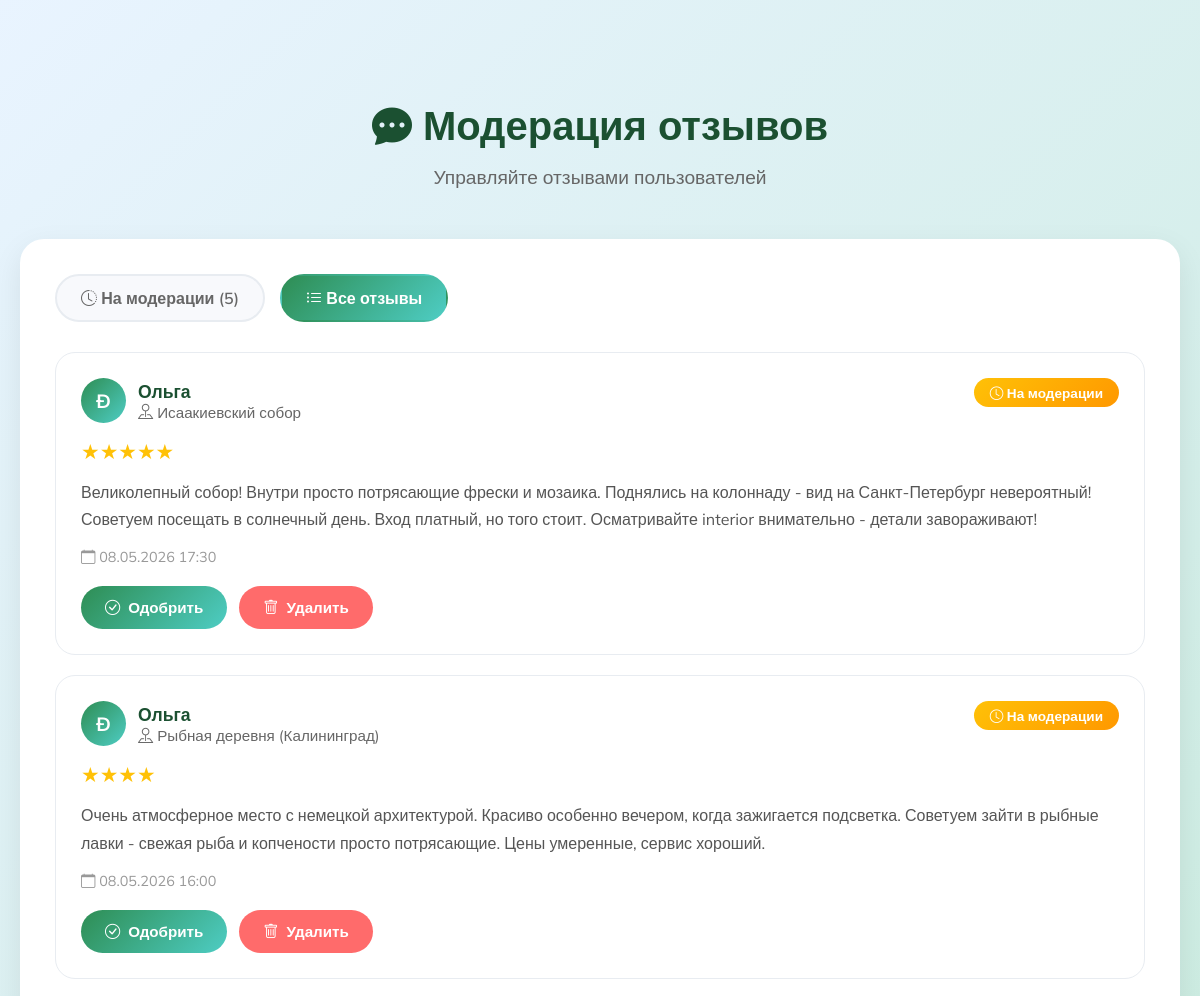
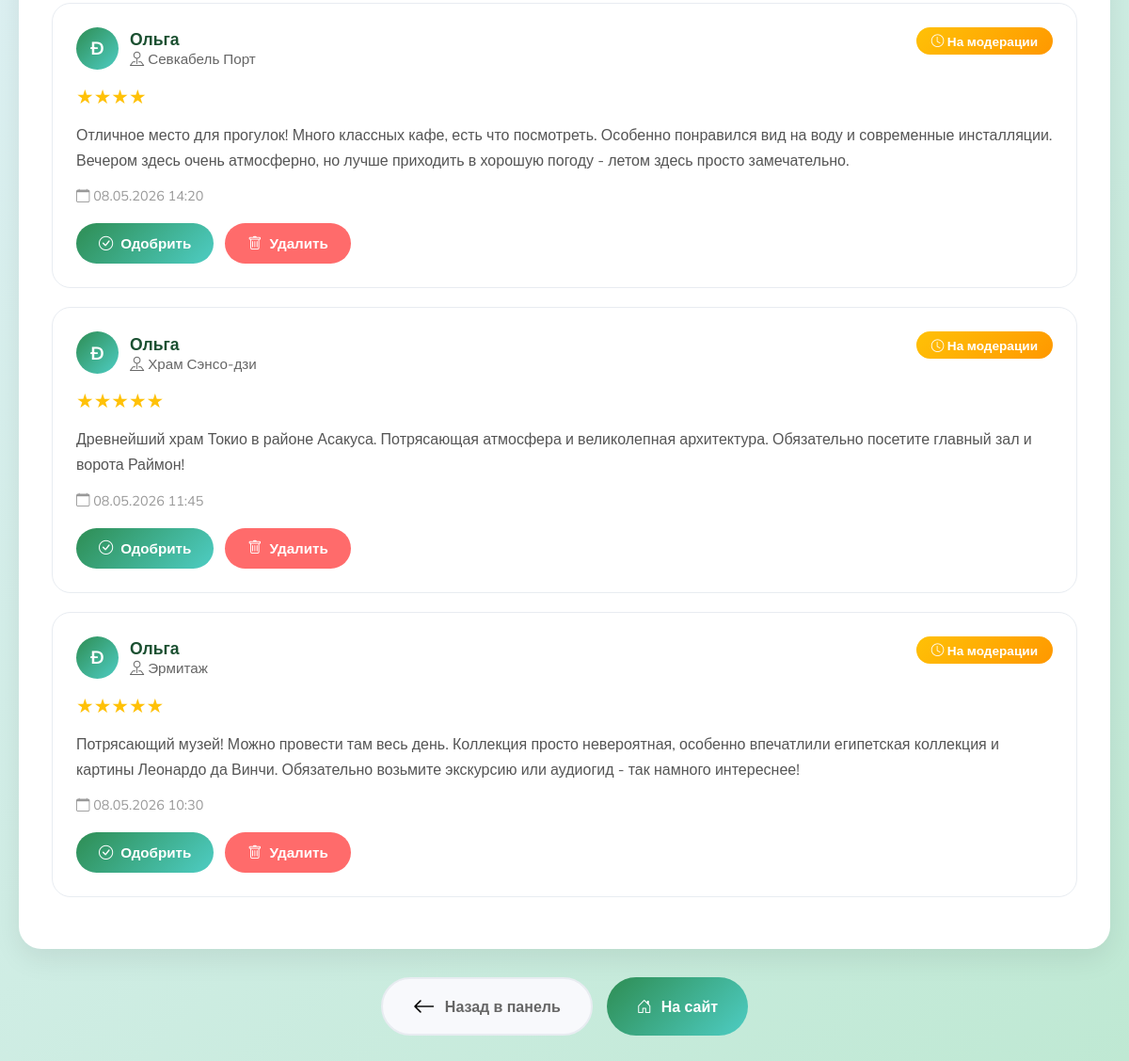
The app's page /admin/reviews.php?pending=1 (signed in) with its own data (2 pictures, top to bottom).
### tables this page shows
CREATE TABLE `reviews` (
  `id` int UNSIGNED NOT NULL,
  `user_id` int UNSIGNED NOT NULL,
  `place_name` varchar(255) NOT NULL,
  `review_text` text NOT NULL,
  `rating` int DEFAULT '5',
  `is_approved` tinyint(1) DEFAULT '0',
  `created_at` timestamp NULL DEFAULT CURRENT_TIMESTAMP,
  `updated_at` timestamp NULL DEFAULT CURRENT_TIMESTAMP ON UPDATE CURRENT_TIMESTAMP
);

CREATE TABLE `users` (
  `id` int UNSIGNED NOT NULL,
  `name` varchar(100) NOT NULL,
  `email` varchar(255) NOT NULL,
  `password` varchar(255) NOT NULL,
  `role` enum('user','admin') DEFAULT 'user',
  `created_at` timestamp NULL DEFAULT CURRENT_TIMESTAMP,
  `updated_at` timestamp NULL DEFAULT CURRENT_TIMESTAMP ON UPDATE CURRENT_TIMESTAMP
);

### admin/reviews.php (the view, shortened to what this page needs)
<?php
require_once __DIR__ . '/../includes/auth_functions.php';
$pdo = getDbConnection();
$showPending = isset($_GET['pending']);
if ($showPending) {
    $stmt = $pdo->query("SELECT r.*, u.name as user_name FROM reviews r JOIN users u ON r.user_id = u.id WHERE r.is_approved = 0 ORDER BY r.created_at DESC");
} else {
    $stmt = $pdo->query("SELECT r.*, u.name as user_name FROM reviews r JOIN users u ON r.user_id = u.id ORDER BY r.created_at DESC");
}
$reviews = $stmt->fetchAll();
$stmt = $pdo->query("SELECT COUNT(*) as count FROM reviews WHERE is_approved = 0");
$pendingCount = $stmt->fetch()['count'];
?>
<!DOCTYPE html>
<html lang="ru">
<head>
    <link rel="stylesheet" href="https://cdn.jsdelivr.net/npm/bootstrap-icons@1.11.1/font/bootstrap-icons.css">
    <link rel="stylesheet" href="../style.css">
</head>
<body>
    <div class="admin-reviews">
        <div class="admin-page-header">
            <h1><i class="bi bi-chat-dots-fill"></i> Модерация отзывов</h1>
            <p>Управляйте отзывами пользователей</p>
        </div>
        <div class="admin-card">
            <div class="admin-filters">
                <a href="<?= $showPending ? '' : '?pending=1' ?>" class="admin-filter-btn <?= !$showPending ? 'active' : '' ?>">
                    <i class="bi bi-clock-history"></i> На модерации (<?= $pendingCount ?>)
                </a>
                <a href="?<?= $showPending ? '' : 'pending=1' ?>" class="admin-filter-btn <?= $showPending ? 'active' : '' ?>">
                    <i class="bi bi-list-ul"></i> Все отзывы
                </a>
            </div>
            <?php if (empty($reviews)): ?>
                <p style="text-align: center; color: #999; padding: 40px; font-size: 1.1rem;"><i class="bi bi-inbox"></i> Отзывов не найдено</p>
            <?php else: ?>
                <?php foreach ($reviews as $r): ?>
                <div class="admin-review-item">
                    <div class="admin-review-header">
                        <div class="admin-review-user-info">
                            <div class="admin-review-user-avatar"><?= strtoupper(substr($r['user_name'], 0, 1)) ?></div>
                            <div>
                                <div class="admin-review-user-name"><?= htmlspecialchars($r['user_name']) ?></div>
                                <div class="admin-review-place"><i class="bi bi-pin-map"></i> <?= htmlspecialchars($r['place_name']) ?></div>
                            </div>
                        </div>
                        <span class="admin-review-status <?= $r['is_approved'] ? 'admin-review-status-approved' : 'admin-review-status-pending' ?>">
                            <?= $r['is_approved'] ? '<i class="bi bi-check-circle"></i> Одобрено' : '<i class="bi bi-clock"></i> На модерации' ?>
                        </span>
                    </div>
                    <div class="admin-review-stars"><?= str_repeat('★', $r['rating']) ?></div>
                    <p class="admin-review-text"><?= nl2br(htmlspecialchars($r['review_text'])) ?></p>
                    <div class="admin-review-meta"><i class="bi bi-calendar"></i> <?= date('d.m.Y H:i', strtotime($r['created_at'])) ?></div>
                    <div class="admin-review-actions">
                        <form method="POST" style="display: inline;">
                            <button type="submit" name="approve_review" class="admin-review-btn <?= $r['is_approved'] ? 'admin-review-btn-hide' : 'admin-review-btn-approve' ?>">
                                <i class="bi <?= $r['is_approved'] ? 'bi-eye-slash' : 'bi-check-circle' ?>"></i>
                                <?= $r['is_approved'] ? 'Скрыть' : 'Одобрить' ?>
                            </button>
                        </form>
                        <a href="?delete=<?= $r['id'] ?>" class="admin-review-btn admin-review-btn-delete" onclick="return confirm('Удалить отзыв?')">
                            <i class="bi bi-trash"></i> Удалить
                        </a>
                    </div>
                </div>
                <?php endforeach; ?>
            <?php endif; ?>
        </div>
        <div class="admin-nav-buttons">
            <a href="dashboard.php" class="admin-nav-btn admin-nav-btn-secondary"><i class="bi bi-arrow-left"></i> Назад в панель</a>
            <a href="../index.php" class="admin-nav-btn admin-nav-btn-primary"><i class="bi bi-house-door"></i> На сайт</a>
        </div>
    </div>
</body>
</html>

### style.css (style rules this page uses)
* { margin: 0; padding: 0; }
body { background: linear-gradient(135deg, #bcddff54, #98dbb8a1); font-family: "Mulish", sans-serif; }
.bi-arrow-left, .bi-arrow-right { color: #000000; font-size: 1.5rem; }

### admin/reviews.php (style rules this page uses)
.admin-reviews { max-width: 1400px; margin: 100px auto; padding: 0 20px; }
.admin-page-header { text-align: center; margin-bottom: 50px; }
.admin-page-header h1 { font-size: 2.5rem; color: #1b5031; margin-bottom: 15px; font-weight: 700; }
.admin-page-header p { font-size: 1.2rem; color: #666; }
.admin-card { background: white; border-radius: 24px; padding: 35px; box-shadow: 0 10px 30px rgba(0,0,0,0.08); }
.admin-filters { display: flex; gap: 15px; margin-bottom: 30px; flex-wrap: wrap; }
.admin-filter-btn { padding: 12px 24px; border-radius: 50px; text-decoration: none; color: #666; font-weight: 600; transition: all 0.3s; font-family: 'Mulish', sans-serif; border: 2px solid #e8ecf1; background: #f8f9fc; }
.admin-filter-btn.active { background: linear-gradient(135deg, #2e8d53 0%, #4ecdc4 100%); color: white; border-color: transparent; }
.admin-review-item { border: 1px solid #e8ecf1; border-radius: 20px; padding: 25px; margin-bottom: 20px; transition: all 0.3s; }
.admin-review-header { display: flex; justify-content: space-between; align-items: flex-start; margin-bottom: 15px; flex-wrap: wrap; gap: 15px; }
.admin-review-user-info { display: flex; align-items: center; gap: 12px; }
.admin-review-user-avatar { width: 45px; height: 45px; border-radius: 50%; background: linear-gradient(135deg, #2e8d53 0%, #4ecdc4 100%); color: white; display: flex; align-items: center; justify-content: center; font-weight: 700; font-size: 1.2rem; }
.admin-review-user-name { font-weight: 700; color: #1b5031; font-size: 1.1rem; }
.admin-review-place { color: #666; font-size: 0.95rem; }
.admin-review-status { padding: 6px 16px; border-radius: 30px; font-size: 0.85rem; font-weight: 600; }
.admin-review-status-pending { background: linear-gradient(135deg, #ffc107 0%, #ff9800 100%); color: white; }
.admin-review-stars { color: #ffc107; font-size: 1.3rem; margin-bottom: 12px; }
.admin-review-text { color: #555; line-height: 1.7; margin: 15px 0; font-size: 1rem; }
.admin-review-meta { font-size: 0.9rem; color: #999; margin-bottom: 20px; }
.admin-review-actions { display: flex; gap: 12px; flex-wrap: wrap; }
.admin-review-btn { padding: 12px 24px; border-radius: 50px; border: none; cursor: pointer; font-weight: 600; transition: all 0.3s; font-family: 'Mulish', sans-serif; display: inline-flex; align-items: center; gap: 8px; font-size: 0.95rem; text-decoration: none; }
.admin-review-btn-approve { background: linear-gradient(135deg, #2e8d53 0%, #4ecdc4 100%); color: white; }
.admin-review-btn-delete { background: #ff6b6b; color: white; }
.admin-nav-buttons { display: flex; gap: 15px; justify-content: center; margin-top: 30px; }
.admin-nav-btn { padding: 14px 32px; border-radius: 50px; font-weight: 600; transition: all 0.3s; font-family: 'Mulish', sans-serif; display: flex; align-items: center; gap: 10px; font-size: 1rem; text-decoration: none; }
.admin-nav-btn-primary { background: linear-gradient(135deg, #2e8d53 0%, #4ecdc4 100%); color: white; }
.admin-nav-btn-secondary { background: #f8f9fc; color: #666; border: 2px solid #e8ecf1; }

### records on screen
reviews: user.name "Ð", user.name "Ольга", place_name "Исаакиевский собор", is_approved 0 (drawn), rating "★★★★★", review_text "Великолепный собор! Внутри просто потрясающие фрески и мозаика. Поднялись на колоннаду - вид на Санкт-Петербург невероятный! Советуем посещать в солнечный день. Вход платный, но того стоит. Осматривайте interior внимательно - детали завораживают!", created_at "08.05.2026 17:30"
reviews: user.name "Ð", user.name "Ольга", place_name "Рыбная деревня (Калининград)", is_approved 0 (drawn), rating "★★★★", review_text "Очень атмосферное место с немецкой архитектурой. Красиво особенно вечером, когда зажигается подсветка. Советуем зайти в рыбные лавки - свежая рыба и копчености просто потрясающие. Цены умеренные, сервис хороший.", created_at "08.05.2026 16:00"
reviews: user.name "Ð", user.name "Ольга", place_name "Севкабель Порт", is_approved 0 (drawn), rating "★★★★", review_text "Отличное место для прогулок! Много классных кафе, есть что посмотреть. Особенно понравился вид на воду и современные инсталляции. Вечером здесь очень атмосферно, но лучше приходить в хорошую погоду - летом здесь просто замечательно.", created_at "08.05.2026 14:20"
reviews: user.name "Ð", user.name "Ольга", place_name "Храм Сэнсо-дзи", is_approved 0 (drawn), rating "★★★★★", review_text "Древнейший храм Токио в районе Асакуса. Потрясающая атмосфера и великолепная архитектура. Обязательно посетите главный зал и ворота Раймон!", created_at "08.05.2026 11:45"
reviews: user.name "Ð", user.name "Ольга", place_name "Эрмитаж", is_approved 0 (drawn), rating "★★★★★", review_text "Потрясающий музей! Можно провести там весь день. Коллекция просто невероятная, особенно впечатлили египетская коллекция и картины Леонардо да Винчи. Обязательно возьмите экскурсию или аудиогид - так намного интереснее!", created_at "08.05.2026 10:30"

### other values on screen
$pendingCount "5"
